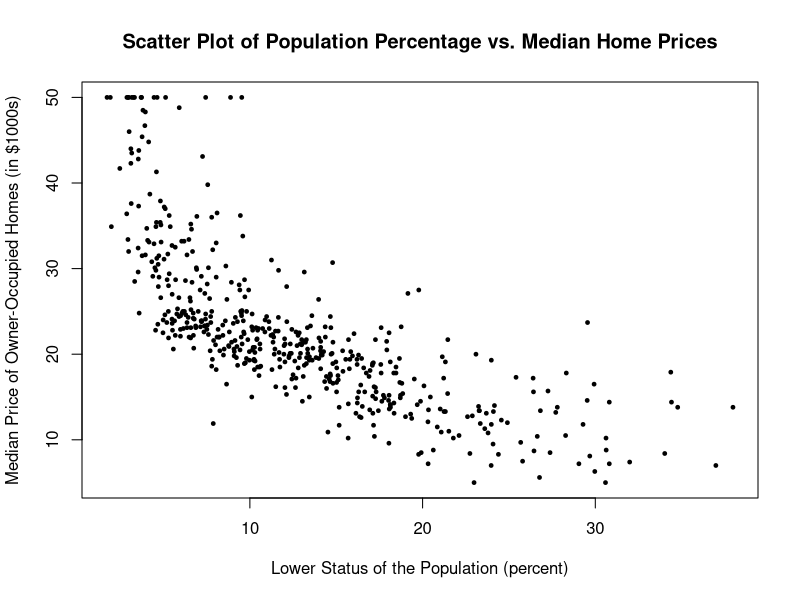

This chart was generated by the following R code:
# install.packages("MASS")
library(MASS)
data(Boston)
help(Boston)

PCH = 19
CEX = 0.5
COL = "black"

X = Boston$lstat
Y = Boston$medv
########################################################################################################################

### PROBLEM-A ##########################################################################################################

# Scattorplot of X v. Y
plot(x=X,
     y=Y, 
     pch=PCH,
     cex=CEX,
     xlab="Lower Status of the Population (percent)",
     ylab="Median Price of Owner-Occupied Homes (in $1000s)",
     main="Scatter Plot of Population Percentage vs. Median Home Prices",)
